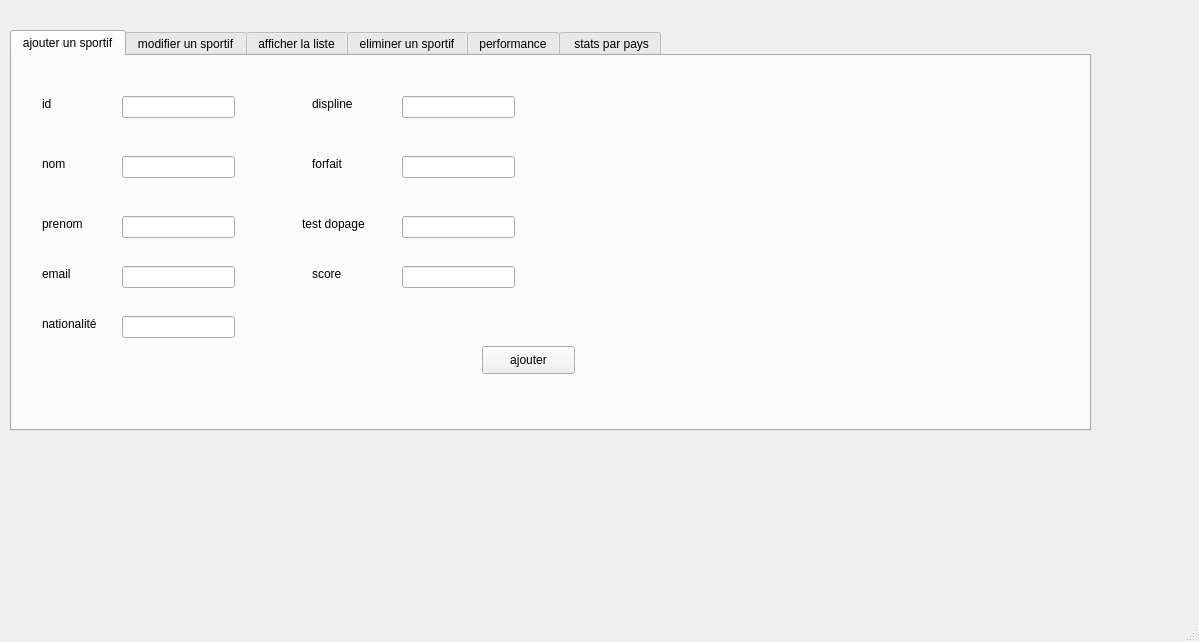
<?xml version="1.0" encoding="UTF-8"?>
<ui version="4.0">
 <class>MainWindow</class>
 <widget class="QMainWindow" name="MainWindow">
  <property name="geometry">
   <rect>
    <x>0</x>
    <y>0</y>
    <width>1199</width>
    <height>642</height>
   </rect>
  </property>
  <property name="windowTitle">
   <string>MainWindow</string>
  </property>
  <widget class="QWidget" name="centralwidget">
   <widget class="QTabWidget" name="tabWidget">
    <property name="geometry">
     <rect>
      <x>10</x>
      <y>30</y>
      <width>1081</width>
      <height>401</height>
     </rect>
    </property>
    <property name="currentIndex">
     <number>0</number>
    </property>
    <widget class="QWidget" name="tab">
     <attribute name="title">
      <string>ajouter un sportif</string>
     </attribute>
     <widget class="QLabel" name="label">
      <property name="geometry">
       <rect>
        <x>30</x>
        <y>40</y>
        <width>56</width>
        <height>16</height>
       </rect>
      </property>
      <property name="text">
       <string>id</string>
      </property>
     </widget>
     <widget class="QLabel" name="label_2">
      <property name="geometry">
       <rect>
        <x>30</x>
        <y>100</y>
        <width>56</width>
        <height>16</height>
       </rect>
      </property>
      <property name="text">
       <string>nom</string>
      </property>
     </widget>
     <widget class="QLabel" name="label_3">
      <property name="geometry">
       <rect>
        <x>30</x>
        <y>160</y>
        <width>56</width>
        <height>16</height>
       </rect>
      </property>
      <property name="text">
       <string>prenom</string>
      </property>
     </widget>
     <widget class="QLineEdit" name="le_id">
      <property name="geometry">
       <rect>
        <x>110</x>
        <y>40</y>
        <width>113</width>
        <height>22</height>
       </rect>
      </property>
     </widget>
     <widget class="QLineEdit" name="le_nom">
      <property name="geometry">
       <rect>
        <x>110</x>
        <y>100</y>
        <width>113</width>
        <height>22</height>
       </rect>
      </property>
     </widget>
     <widget class="QLineEdit" name="le_prenom">
      <property name="geometry">
       <rect>
        <x>110</x>
        <y>160</y>
        <width>113</width>
        <height>22</height>
       </rect>
      </property>
     </widget>
     <widget class="QPushButton" name="pushButton_2">
      <property name="geometry">
       <rect>
        <x>470</x>
        <y>290</y>
        <width>93</width>
        <height>28</height>
       </rect>
      </property>
      <property name="text">
       <string>ajouter</string>
      </property>
     </widget>
     <widget class="QLabel" name="label_5">
      <property name="geometry">
       <rect>
        <x>300</x>
        <y>40</y>
        <width>56</width>
        <height>16</height>
       </rect>
      </property>
      <property name="text">
       <string>displine</string>
      </property>
     </widget>
     <widget class="QLineEdit" name="le1">
      <property name="geometry">
       <rect>
        <x>390</x>
        <y>40</y>
        <width>113</width>
        <height>22</height>
       </rect>
      </property>
     </widget>
     <widget class="QLabel" name="label_6">
      <property name="geometry">
       <rect>
        <x>290</x>
        <y>160</y>
        <width>71</width>
        <height>16</height>
       </rect>
      </property>
      <property name="text">
       <string>test dopage</string>
      </property>
     </widget>
     <widget class="QLineEdit" name="le3">
      <property name="geometry">
       <rect>
        <x>390</x>
        <y>160</y>
        <width>113</width>
        <height>22</height>
       </rect>
      </property>
     </widget>
     <widget class="QLabel" name="label_7">
      <property name="geometry">
       <rect>
        <x>300</x>
        <y>100</y>
        <width>56</width>
        <height>16</height>
       </rect>
      </property>
      <property name="text">
       <string>forfait</string>
      </property>
     </widget>
     <widget class="QLineEdit" name="le2">
      <property name="geometry">
       <rect>
        <x>390</x>
        <y>100</y>
        <width>113</width>
        <height>22</height>
       </rect>
      </property>
     </widget>
     <widget class="QLabel" name="label_14">
      <property name="geometry">
       <rect>
        <x>30</x>
        <y>210</y>
        <width>56</width>
        <height>16</height>
       </rect>
      </property>
      <property name="text">
       <string>email</string>
      </property>
     </widget>
     <widget class="QLineEdit" name="leem">
      <property name="geometry">
       <rect>
        <x>110</x>
        <y>210</y>
        <width>113</width>
        <height>22</height>
       </rect>
      </property>
     </widget>
     <widget class="QLabel" name="label_16">
      <property name="geometry">
       <rect>
        <x>300</x>
        <y>210</y>
        <width>56</width>
        <height>16</height>
       </rect>
      </property>
      <property name="text">
       <string>score</string>
      </property>
     </widget>
     <widget class="QLineEdit" name="lescore">
      <property name="geometry">
       <rect>
        <x>390</x>
        <y>210</y>
        <width>113</width>
        <height>22</height>
       </rect>
      </property>
     </widget>
     <widget class="QLabel" name="label_26">
      <property name="geometry">
       <rect>
        <x>30</x>
        <y>260</y>
        <width>71</width>
        <height>16</height>
       </rect>
      </property>
      <property name="text">
       <string>nationalité</string>
      </property>
     </widget>
     <widget class="QLineEdit" name="lena">
      <property name="geometry">
       <rect>
        <x>110</x>
        <y>260</y>
        <width>113</width>
        <height>22</height>
       </rect>
      </property>
     </widget>
    </widget>
    <widget class="QWidget" name="tab_4">
     <attribute name="title">
      <string>modifier un sportif</string>
     </attribute>
     <widget class="QLabel" name="label_8">
      <property name="geometry">
       <rect>
        <x>60</x>
        <y>60</y>
        <width>56</width>
        <height>16</height>
       </rect>
      </property>
      <property name="text">
       <string>id</string>
      </property>
     </widget>
     <widget class="QLabel" name="label_9">
      <property name="geometry">
       <rect>
        <x>60</x>
        <y>120</y>
        <width>56</width>
        <height>16</height>
       </rect>
      </property>
      <property name="text">
       <string>nom</string>
      </property>
     </widget>
     <widget class="QLabel" name="label_10">
      <property name="geometry">
       <rect>
        <x>50</x>
        <y>220</y>
        <width>56</width>
        <height>16</height>
       </rect>
      </property>
      <property name="text">
       <string>prenom</string>
      </property>
     </widget>
     <widget class="QLabel" name="label_11">
      <property name="geometry">
       <rect>
        <x>280</x>
        <y>70</y>
        <width>56</width>
        <height>16</height>
       </rect>
      </property>
      <property name="text">
       <string>discipline</string>
      </property>
     </widget>
     <widget class="QLabel" name="label_12">
      <property name="geometry">
       <rect>
        <x>280</x>
        <y>140</y>
        <width>71</width>
        <height>16</height>
       </rect>
      </property>
      <property name="text">
       <string>test dopage</string>
      </property>
     </widget>
     <widget class="QLabel" name="label_13">
      <property name="geometry">
       <rect>
        <x>280</x>
        <y>220</y>
        <width>56</width>
        <height>16</height>
       </rect>
      </property>
      <property name="text">
       <string>forfait </string>
      </property>
     </widget>
     <widget class="QPushButton" name="pushButton_3">
      <property name="geometry">
       <rect>
        <x>510</x>
        <y>310</y>
        <width>93</width>
        <height>28</height>
       </rect>
      </property>
      <property name="text">
       <string>modifier</string>
      </property>
     </widget>
     <widget class="QLineEdit" name="lineEdit">
      <property name="geometry">
       <rect>
        <x>100</x>
        <y>60</y>
        <width>113</width>
        <height>22</height>
       </rect>
      </property>
     </widget>
     <widget class="QLineEdit" name="lineEdit_2">
      <property name="geometry">
       <rect>
        <x>100</x>
        <y>120</y>
        <width>113</width>
        <height>22</height>
       </rect>
      </property>
     </widget>
     <widget class="QLineEdit" name="lineEdit_3">
      <property name="geometry">
       <rect>
        <x>110</x>
        <y>220</y>
        <width>113</width>
        <height>22</height>
       </rect>
      </property>
     </widget>
     <widget class="QLineEdit" name="lineEdit_5">
      <property name="geometry">
       <rect>
        <x>360</x>
        <y>70</y>
        <width>113</width>
        <height>22</height>
       </rect>
      </property>
     </widget>
     <widget class="QLineEdit" name="lineEdit_6">
      <property name="geometry">
       <rect>
        <x>380</x>
        <y>140</y>
        <width>113</width>
        <height>22</height>
       </rect>
      </property>
     </widget>
     <widget class="QLineEdit" name="lineEdit_7">
      <property name="geometry">
       <rect>
        <x>380</x>
        <y>220</y>
        <width>113</width>
        <height>22</height>
       </rect>
      </property>
     </widget>
     <widget class="QLabel" name="label_15">
      <property name="geometry">
       <rect>
        <x>50</x>
        <y>270</y>
        <width>56</width>
        <height>16</height>
       </rect>
      </property>
      <property name="text">
       <string>email</string>
      </property>
     </widget>
     <widget class="QLineEdit" name="leem2">
      <property name="geometry">
       <rect>
        <x>120</x>
        <y>270</y>
        <width>113</width>
        <height>22</height>
       </rect>
      </property>
     </widget>
     <widget class="QLabel" name="label_17">
      <property name="geometry">
       <rect>
        <x>280</x>
        <y>270</y>
        <width>56</width>
        <height>16</height>
       </rect>
      </property>
      <property name="text">
       <string>score</string>
      </property>
     </widget>
     <widget class="QLineEdit" name="lescore1">
      <property name="geometry">
       <rect>
        <x>380</x>
        <y>270</y>
        <width>113</width>
        <height>22</height>
       </rect>
      </property>
     </widget>
     <widget class="QLabel" name="label_27">
      <property name="geometry">
       <rect>
        <x>40</x>
        <y>320</y>
        <width>61</width>
        <height>16</height>
       </rect>
      </property>
      <property name="text">
       <string>nationalité</string>
      </property>
     </widget>
     <widget class="QLineEdit" name="lena1">
      <property name="geometry">
       <rect>
        <x>120</x>
        <y>320</y>
        <width>113</width>
        <height>22</height>
       </rect>
      </property>
     </widget>
    </widget>
    <widget class="QWidget" name="tab_2">
     <attribute name="title">
      <string>afficher la liste</string>
     </attribute>
     <widget class="QTableView" name="tableView">
      <property name="geometry">
       <rect>
        <x>30</x>
        <y>60</y>
        <width>611</width>
        <height>291</height>
       </rect>
      </property>
     </widget>
     <widget class="QPushButton" name="pushButton_4">
      <property name="geometry">
       <rect>
        <x>750</x>
        <y>170</y>
        <width>93</width>
        <height>28</height>
       </rect>
      </property>
      <property name="text">
       <string>pdf(forfait)</string>
      </property>
     </widget>
     <widget class="QPushButton" name="pushButton_5">
      <property name="geometry">
       <rect>
        <x>760</x>
        <y>240</y>
        <width>181</width>
        <height>28</height>
       </rect>
      </property>
      <property name="text">
       <string>tri(classement individuel)</string>
      </property>
     </widget>
     <widget class="QPushButton" name="pushButton_6">
      <property name="geometry">
       <rect>
        <x>740</x>
        <y>100</y>
        <width>121</width>
        <height>28</height>
       </rect>
      </property>
      <property name="text">
       <string>mail(test dopage)</string>
      </property>
     </widget>
    </widget>
    <widget class="QWidget" name="tab_3">
     <attribute name="title">
      <string>eliminer un sportif</string>
     </attribute>
     <widget class="QLabel" name="label_4">
      <property name="geometry">
       <rect>
        <x>150</x>
        <y>170</y>
        <width>56</width>
        <height>16</height>
       </rect>
      </property>
      <property name="text">
       <string>id</string>
      </property>
     </widget>
     <widget class="QLineEdit" name="lineEdit_4">
      <property name="geometry">
       <rect>
        <x>250</x>
        <y>170</y>
        <width>113</width>
        <height>22</height>
       </rect>
      </property>
     </widget>
     <widget class="QPushButton" name="pushButton">
      <property name="geometry">
       <rect>
        <x>490</x>
        <y>280</y>
        <width>93</width>
        <height>28</height>
       </rect>
      </property>
      <property name="text">
       <string>supprimer</string>
      </property>
     </widget>
    </widget>
    <widget class="QWidget" name="tab_7">
     <attribute name="title">
      <string>performance</string>
     </attribute>
     <widget class="QTabWidget" name="tabWidget_2">
      <property name="geometry">
       <rect>
        <x>0</x>
        <y>0</y>
        <width>401</width>
        <height>261</height>
       </rect>
      </property>
      <property name="currentIndex">
       <number>0</number>
      </property>
      <widget class="QWidget" name="tab_5">
       <attribute name="title">
        <string>ajouter </string>
       </attribute>
       <widget class="QLabel" name="label_18">
        <property name="geometry">
         <rect>
          <x>20</x>
          <y>30</y>
          <width>56</width>
          <height>16</height>
         </rect>
        </property>
        <property name="text">
         <string>id</string>
        </property>
       </widget>
       <widget class="QLabel" name="label_19">
        <property name="geometry">
         <rect>
          <x>20</x>
          <y>90</y>
          <width>56</width>
          <height>16</height>
         </rect>
        </property>
        <property name="text">
         <string>nom</string>
        </property>
       </widget>
       <widget class="QLabel" name="label_20">
        <property name="geometry">
         <rect>
          <x>20</x>
          <y>130</y>
          <width>56</width>
          <height>16</height>
         </rect>
        </property>
        <property name="text">
         <string>prenom</string>
        </property>
       </widget>
       <widget class="QLabel" name="label_21">
        <property name="geometry">
         <rect>
          <x>20</x>
          <y>180</y>
          <width>56</width>
          <height>16</height>
         </rect>
        </property>
        <property name="text">
         <string>score</string>
        </property>
       </widget>
       <widget class="QLineEdit" name="leid0">
        <property name="geometry">
         <rect>
          <x>90</x>
          <y>30</y>
          <width>113</width>
          <height>22</height>
         </rect>
        </property>
       </widget>
       <widget class="QLineEdit" name="lenom0">
        <property name="geometry">
         <rect>
          <x>90</x>
          <y>90</y>
          <width>113</width>
          <height>22</height>
         </rect>
        </property>
       </widget>
       <widget class="QLineEdit" name="lepre0">
        <property name="geometry">
         <rect>
          <x>90</x>
          <y>130</y>
          <width>113</width>
          <height>22</height>
         </rect>
        </property>
       </widget>
       <widget class="QLineEdit" name="lesc0">
        <property name="geometry">
         <rect>
          <x>90</x>
          <y>180</y>
          <width>113</width>
          <height>22</height>
         </rect>
        </property>
       </widget>
       <widget class="QPushButton" name="ajouter0">
        <property name="geometry">
         <rect>
          <x>240</x>
          <y>160</y>
          <width>93</width>
          <height>28</height>
         </rect>
        </property>
        <property name="text">
         <string>ajouter</string>
        </property>
       </widget>
      </widget>
      <widget class="QWidget" name="tab_9">
       <attribute name="title">
        <string>modifier</string>
       </attribute>
       <widget class="QLabel" name="label_22">
        <property name="geometry">
         <rect>
          <x>20</x>
          <y>40</y>
          <width>56</width>
          <height>16</height>
         </rect>
        </property>
        <property name="text">
         <string>id</string>
        </property>
       </widget>
       <widget class="QLabel" name="label_23">
        <property name="geometry">
         <rect>
          <x>20</x>
          <y>90</y>
          <width>56</width>
          <height>16</height>
         </rect>
        </property>
        <property name="text">
         <string>nom</string>
        </property>
       </widget>
       <widget class="QLabel" name="label_24">
        <property name="geometry">
         <rect>
          <x>20</x>
          <y>140</y>
          <width>56</width>
          <height>16</height>
         </rect>
        </property>
        <property name="text">
         <string>prenom</string>
        </property>
       </widget>
       <widget class="QLabel" name="label_25">
        <property name="geometry">
         <rect>
          <x>20</x>
          <y>190</y>
          <width>56</width>
          <height>16</height>
         </rect>
        </property>
        <property name="text">
         <string>score</string>
        </property>
       </widget>
       <widget class="QLineEdit" name="leid01">
        <property name="geometry">
         <rect>
          <x>110</x>
          <y>40</y>
          <width>113</width>
          <height>22</height>
         </rect>
        </property>
       </widget>
       <widget class="QLineEdit" name="lenom01">
        <property name="geometry">
         <rect>
          <x>110</x>
          <y>90</y>
          <width>113</width>
          <height>22</height>
         </rect>
        </property>
       </widget>
       <widget class="QLineEdit" name="lepre01">
        <property name="geometry">
         <rect>
          <x>110</x>
          <y>140</y>
          <width>113</width>
          <height>22</height>
         </rect>
        </property>
       </widget>
       <widget class="QLineEdit" name="lesc01">
        <property name="geometry">
         <rect>
          <x>110</x>
          <y>190</y>
          <width>113</width>
          <height>22</height>
         </rect>
        </property>
       </widget>
       <widget class="QPushButton" name="modifier0">
        <property name="geometry">
         <rect>
          <x>270</x>
          <y>180</y>
          <width>93</width>
          <height>28</height>
         </rect>
        </property>
        <property name="text">
         <string>modifier</string>
        </property>
       </widget>
      </widget>
      <widget class="QWidget" name="tab_6">
       <attribute name="title">
        <string>afficher</string>
       </attribute>
       <widget class="QTableView" name="tableView2">
        <property name="geometry">
         <rect>
          <x>10</x>
          <y>10</y>
          <width>256</width>
          <height>192</height>
         </rect>
        </property>
       </widget>
       <widget class="QPushButton" name="excel">
        <property name="geometry">
         <rect>
          <x>280</x>
          <y>90</y>
          <width>93</width>
          <height>28</height>
         </rect>
        </property>
        <property name="text">
         <string>exporter excel</string>
        </property>
       </widget>
      </widget>
     </widget>
    </widget>
    <widget class="QWidget" name="tab_8">
     <attribute name="title">
      <string> stats par pays</string>
     </attribute>
     <widget class="QTableView" name="tableView1">
      <property name="geometry">
       <rect>
        <x>70</x>
        <y>40</y>
        <width>591</width>
        <height>271</height>
       </rect>
      </property>
     </widget>
    </widget>
   </widget>
  </widget>
  <widget class="QMenuBar" name="menubar">
   <property name="geometry">
    <rect>
     <x>0</x>
     <y>0</y>
     <width>1199</width>
     <height>26</height>
    </rect>
   </property>
  </widget>
  <widget class="QStatusBar" name="statusbar"/>
 </widget>
 <resources/>
 <connections/>
</ui>
